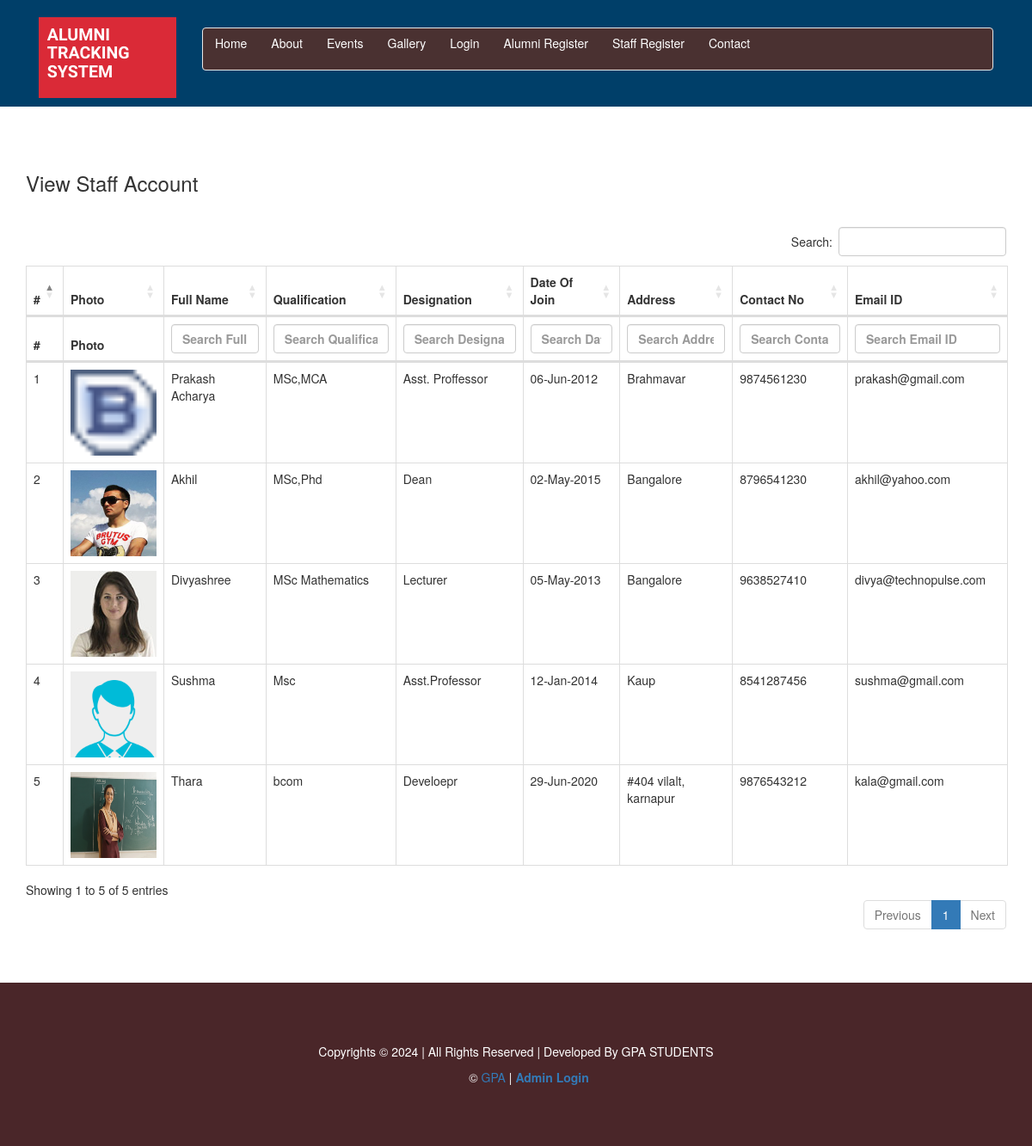
The app's page /viewstaffaccount.php with its own data.
### tables this page shows
CREATE TABLE `tblstaff` (
  `staffid` int(11) NOT NULL,
  `staffname` varchar(150) NOT NULL,
  `qualification` varchar(150) NOT NULL,
  `designation` varchar(150) NOT NULL,
  `dob` date NOT NULL,
  `dateof_join` date NOT NULL,
  `address` varchar(250) NOT NULL,
  `contactno` varchar(15) NOT NULL,
  `emailid` varchar(50) NOT NULL,
  `staff_pass` varchar(20) NOT NULL,
  `staffphoto` varchar(200) NOT NULL,
  `status` varchar(15) NOT NULL
);

### viewstaffaccount.php (the view, shortened to what this page needs)
<?php
include("header.php");
?>
<div class="container">
	<div class="page">
   <h3>View Staff Account</h3>
  <div class="bs-example" data-example-id="contextual-table">
    <table class="table table-bordered"  id="dataTables">
		<thead>
  <tr>
    <th>#</th>
	  <th>Photo</th>
    <th>Full Name</th>
    <th>Qualification</th>
    <th>Designation</th>
    <th>Date Of Join</th>
     <th>Address</th>
    <th>Contact No</th>
    <th>Email ID</th>
   </tr>
		</thead>
		<tbody>
    <?php
  $res = mysqli_query($con, "Select * from tblstaff where status='Active'");
  $c = 1;
  if(mysqli_num_rows($res) > 0)
  {
	  while($row = mysqli_fetch_array($res))
	  {
		echo "<tr>
		<td>".$c++."</td>
		<td>";
		if(file_exists('upload/staff/'.$row["staffphoto"]))
		{
		echo "<img src='upload/staff/".$row['staffphoto']."' width='100px' height='100px' alt='$row[1]'/>";
		}
		else
		{
		echo "<img src='images/821no-user-image.png' width='100px' height='100px' alt='$row[1]'/>";
		}
		echo "</td>
		<td>".$row['staffname']."</td>
		<td>".$row['qualification']."</td>
		<td>".$row['designation']."</td>
		<td>". date("d-M-Y",strtotime($row['dateof_join'])) ."</td>
		<td>".$row['address']."</td>
		<td>".$row['contactno']."</td>
		<td>".$row['emailid']."</td>
	  </tr>";
	  }
   }
  else
	  {
		  echo "<tr><td colspan='10' style='text-align:center;'>Sorry!! No Records</td></tr>";
	  }
  ?>
</table>
</div>
</div>
</div>
<?php
include("footer.php");
?>
<link rel="stylesheet" href="https://cdn.datatables.net/buttons/1.7.1/css/buttons.dataTables.min.css">

### header.php (shortened to what this page needs)
<!DOCTYPE html>
<html>
<head>
<link href="css/style.css" rel="stylesheet" type="text/css" media="all" />
	<link href="css/popup-box.css" rel="stylesheet" type="text/css" media="all">
<link href="css/animate.min.css" rel="stylesheet">
  <link rel="stylesheet" href="https://maxcdn.bootstrapcdn.com/bootstrap/3.4.1/css/bootstrap.min.css">
  <link rel="stylesheet" href="https://cdn.datatables.net/1.10.25/css/dataTables.bootstrap4.min.css">
</head>
<body>
<div class="header">
	<div class="container">
		<div class="header-top">
			<div class="col-sm-2 header-login">
				<div class=" logo animated wow shake" data-wow-duration="1000ms" data-wow-delay="500ms">
					<h1><a href="index.php">ALUMNI TRACKING SYSTEM</a>	</h1>
				</div>
			</div>
			<div class="col-sm-10 header-social ">
					<div class="clearfix"> </div>
     		<div class="head">
			<nav class="navbar navbar-default"  style="background-color: #4a3131;">
					<div class="collapse navbar-collapse nav-wil" id="bs-example-navbar-collapse-1">
					 <ul class="nav navbar-nav" >
						<li ><a class="nav-in" href="index.php"><span data-letters="Home">Home</span></a> </li>
						<?php
						if(!isset($_SESSION["type"]))
						{
					      ?>
						<li ><a class="nav-in" href="about.php"><span data-letters="About">About</span></a> </li>
						<li><a class="nav-in" href="event.php"><span data-letters="Events">Events</span></a></li>
						<li><a class="nav-in" href="gallery.php"><span data-letters="Gallery">Gallery</span></a></li>
						<li><a class="nav-in" href="login.php"><span data-letters="Login">Login</span></a></li>
						<li><a class="nav-in" href="reg.php"><span data-letters="Alumni Register">Alumni Register</span></a></li>
						<li><a class="nav-in" href="staffreg.php"><span data-letters="Staff Register">Staff Register</span></a></li>
						<li><a class="nav-in" href="contact.php"><span data-letters="Contact">Contact</span></a></li>
						<?php
						}
						?>
					</ul>
					 	</div>
				</nav>
		</div>
			</div>
		</div>
	</div>
</div>

### footer.php (shortened to what this page needs)
<div class="footer animated wow fadeInDown" data-wow-duration="1000ms" data-wow-delay="500ms">
	<div class="container">
			<p class="footer-class"> Copyrights © <?php echo date("Y"); ?> |  All Rights Reserved | Developed By GPA STUDENTS</p>
	<footer class="footer-area section_gap">
        <div class="container" align="center">
    <span style="color:#fff" >&copy;<a href="https://www.gpamravati.ac.in/" target="_blank"> GPA</a>  |
	<?php
				 if(!isset($_SESSION["type"]))
				 {
	?>
		<b><a href="adminlogin.php" style="font-weight:bold;">Admin Login</a></b>
	<?php
				 }
	?>
	</span>
        </div>
    </footer>
		</div>
</div>
</body>
</html>

### css/style.css (style rules this page uses)
html,body { background:#fff; font-size: 100%; font-family: 'Questrial', sans-serif; }
body a { transition: 0.5s all; -webkit-transition: 0.5s all; -o-transition: 0.5s all; -moz-transition: 0.5s all; -ms-transition: 0.5s all; }
ul { padding: 0; margin: 0; }
h1,h2,h3,h4,h5,h6,label,p { margin:0; }
.header { background-color: #003f69; }
.logo { padding: 0; }
.logo h1 { font-size:1.4em; font-weight:bold; font-family: 'Simonetta', cursive; }
.logo h1 a { color: #FFF; text-decoration: none; background-color: #da2a37; display: inline-block; padding: 0.5em 0.5em 1em 0.5em; }
.nav-in::after { content: ''; position: absolute; height: 100%; width: 100%; top: 0; right: 0; z-index: -1; background: #242424; -webkit-transform: translate3d(101%,0,0); transform: translate3d(101%,0,0); -webkit-transition: -webkit-transform 0.5s; transition: transform 0.5s; -webkit-transition-timing-function: cubic-bezier(0.7,0,0.3,1); transition-timing-function: cubic-bezier(0.7,0,0.3,1); }
.nav-in span { display: block; position: relative; }
.nav-in span::before { content: attr(data-letters); position: absolute; color: #F18B02; left: 0; overflow: hidden; white-space: nowrap; width: 0%; -webkit-transition: width 0.5s; transition: width 0.5s; -webkit-transition-timing-function: cubic-bezier(0.7,0,0.3,1); transition-timing-function: cubic-bezier(0.7,0,0.3,1); }
div#bs-example-navbar-collapse-1 { padding: 0; margin-top: 0.5em; }
ul.nav.navbar-nav li a { font-size: 1em; color: #fff; margin: 0em 1em; padding: 0; }
.navbar-default { border: none; background: none; margin: 0; }
.header-social { margin-top: 1.6em; }
.table > thead > tr > th, .table > tbody > tr > th, .table > tfoot > tr > th, .table > thead > tr > td, .table > tbody > tr > td, .table > tfoot > tr > td { padding: 8px; line-height: 1.42857143; vertical-align: top; border-top: none; }
.page { padding: 4em 0 4em; }
.bs-example { padding: 2em 0 0; }
.footer { background: #4a2629; padding: 5em 0; text-align: center; }
p.footer-class { font-size: 1em; color:#fff; }

### records on screen
tblstaff: staffphoto (picture), staffname "Prakash Acharya", qualification "MSc,MCA", designation "Asst. Proffessor", dateof_join "06-Jun-2012", address "Brahmavar", contactno "9874561230", emailid "prakash@gmail.com"
tblstaff: staffphoto (picture), staffname "Akhil", qualification "MSc,Phd", designation "Dean", dateof_join "02-May-2015", address "Bangalore", contactno "8796541230", emailid "akhil@yahoo.com"
tblstaff: staffphoto (picture), staffname "Divyashree", qualification "MSc Mathematics", designation "Lecturer", dateof_join "05-May-2013", address "Bangalore", contactno "9638527410", emailid "divya@technopulse.com"
tblstaff: staffname "Sushma", qualification "Msc", designation "Asst.Professor", dateof_join "12-Jan-2014", address "Kaup", contactno "8541287456", emailid "sushma@gmail.com"
tblstaff: staffphoto (picture), staffname "Thara", qualification "bcom", designation "Develoepr", dateof_join "29-Jun-2020", address "#404 vilalt, karnapur", contactno "9876543212", emailid "kala@gmail.com"
